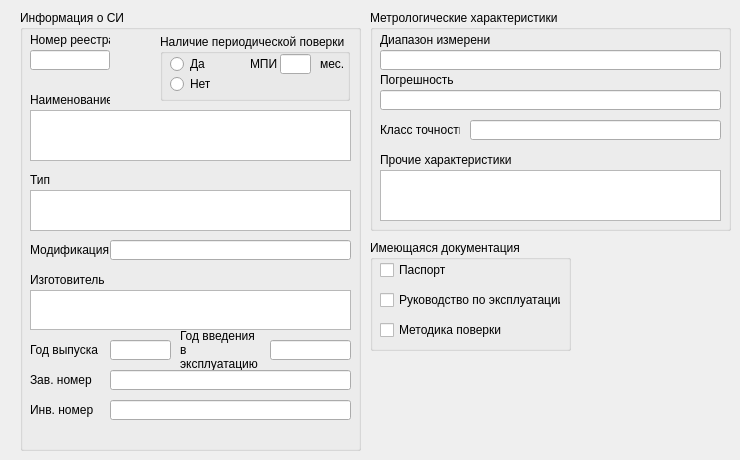
   <widget class="QWidget" name="widget">
    <attribute name="title">
     <string>Инф-я о СИ</string>
    </attribute>
    <widget class="QGroupBox" name="groupBox">
     <property name="geometry">
      <rect>
       <x>20</x>
       <y>10</y>
       <width>341</width>
       <height>441</height>
      </rect>
     </property>
     <property name="styleSheet">
      <string notr="true"/>
     </property>
     <property name="title">
      <string>Информация о СИ</string>
     </property>
     <widget class="QLabel" name="label_3">
      <property name="geometry">
       <rect>
        <x>10</x>
        <y>20</y>
        <width>80</width>
        <height>20</height>
       </rect>
      </property>
      <property name="text">
       <string>Номер реестра</string>
      </property>
     </widget>
     <widget class="QLineEdit" name="lineEdit_reestr">
      <property name="enabled">
       <bool>true</bool>
      </property>
      <property name="geometry">
       <rect>
        <x>10</x>
        <y>40</y>
        <width>80</width>
        <height>20</height>
       </rect>
      </property>
      <property name="styleSheet">
       <string notr="true"/>
      </property>
      <property name="inputMethodHints">
       <set>Qt::ImhNone</set>
      </property>
     </widget>
     <widget class="QLabel" name="label_4">
      <property name="geometry">
       <rect>
        <x>10</x>
        <y>80</y>
        <width>80</width>
        <height>20</height>
       </rect>
      </property>
      <property name="text">
       <string>Наименование</string>
      </property>
     </widget>
     <widget class="QLabel" name="label_5">
      <property name="geometry">
       <rect>
        <x>10</x>
        <y>160</y>
        <width>80</width>
        <height>20</height>
       </rect>
      </property>
      <property name="text">
       <string>Тип</string>
      </property>
     </widget>
     <widget class="QLabel" name="label_6">
      <property name="geometry">
       <rect>
        <x>10</x>
        <y>360</y>
        <width>80</width>
        <height>20</height>
       </rect>
      </property>
      <property name="text">
       <string>Зав. номер</string>
      </property>
     </widget>
     <widget class="QLineEdit" name="lineEdit_number">
      <property name="geometry">
       <rect>
        <x>90</x>
        <y>360</y>
        <width>241</width>
        <height>20</height>
       </rect>
      </property>
     </widget>
     <widget class="QLabel" name="label_7">
      <property name="geometry">
       <rect>
        <x>10</x>
        <y>390</y>
        <width>80</width>
        <height>20</height>
       </rect>
      </property>
      <property name="text">
       <string>Инв. номер</string>
      </property>
     </widget>
     <widget class="QLineEdit" name="lineEdit_inv_number">
      <property name="geometry">
       <rect>
        <x>90</x>
        <y>390</y>
        <width>241</width>
        <height>20</height>
       </rect>
      </property>
     </widget>
     <widget class="QLabel" name="label_8">
      <property name="geometry">
       <rect>
        <x>10</x>
        <y>260</y>
        <width>80</width>
        <height>20</height>
       </rect>
      </property>
      <property name="text">
       <string>Изготовитель</string>
      </property>
     </widget>
     <widget class="QLineEdit" name="lineEdit_manuf_year">
      <property name="geometry">
       <rect>
        <x>90</x>
        <y>330</y>
        <width>61</width>
        <height>20</height>
       </rect>
      </property>
     </widget>
     <widget class="QLabel" name="label_9">
      <property name="geometry">
       <rect>
        <x>10</x>
        <y>330</y>
        <width>80</width>
        <height>20</height>
       </rect>
      </property>
      <property name="text">
       <string>Год выпуска</string>
      </property>
     </widget>
     <widget class="QLineEdit" name="lineEdit_expl_year">
      <property name="geometry">
       <rect>
        <x>250</x>
        <y>330</y>
        <width>81</width>
        <height>20</height>
       </rect>
      </property>
     </widget>
     <widget class="QLabel" name="label_10">
      <property name="geometry">
       <rect>
        <x>160</x>
        <y>320</y>
        <width>81</width>
        <height>40</height>
       </rect>
      </property>
      <property name="text">
       <string>Год введения в эксплуатацию</string>
      </property>
      <property name="wordWrap">
       <bool>true</bool>
      </property>
     </widget>
     <widget class="QTextEdit" name="textEdit_title">
      <property name="enabled">
       <bool>true</bool>
      </property>
      <property name="geometry">
       <rect>
        <x>10</x>
        <y>100</y>
        <width>321</width>
        <height>51</height>
       </rect>
      </property>
      <property name="acceptRichText">
       <bool>false</bool>
      </property>
     </widget>
     <widget class="QTextEdit" name="textEdit_manufacturer">
      <property name="geometry">
       <rect>
        <x>10</x>
        <y>280</y>
        <width>321</width>
        <height>40</height>
       </rect>
      </property>
      <property name="acceptRichText">
       <bool>false</bool>
      </property>
     </widget>
     <widget class="QGroupBox" name="groupBox_7">
      <property name="geometry">
       <rect>
        <x>140</x>
        <y>24</y>
        <width>190</width>
        <height>67</height>
       </rect>
      </property>
      <property name="title">
       <string>Наличие периодической поверки</string>
      </property>
      <widget class="QRadioButton" name="radioButton_MPI_yes">
       <property name="geometry">
        <rect>
         <x>10</x>
         <y>20</y>
         <width>40</width>
         <height>20</height>
        </rect>
       </property>
       <property name="text">
        <string>Да</string>
       </property>
      </widget>
      <widget class="QRadioButton" name="radioButton_MPI_no">
       <property name="geometry">
        <rect>
         <x>10</x>
         <y>40</y>
         <width>40</width>
         <height>20</height>
        </rect>
       </property>
       <property name="text">
        <string>Нет</string>
       </property>
      </widget>
      <widget class="QLabel" name="label_31">
       <property name="geometry">
        <rect>
         <x>160</x>
         <y>20</y>
         <width>30</width>
         <height>20</height>
        </rect>
       </property>
       <property name="text">
        <string>мес.</string>
       </property>
       <property name="alignment">
        <set>Qt::AlignLeading|Qt::AlignLeft|Qt::AlignVCenter</set>
       </property>
      </widget>
      <widget class="QLabel" name="label_30">
       <property name="geometry">
        <rect>
         <x>90</x>
         <y>20</y>
         <width>31</width>
         <height>20</height>
        </rect>
       </property>
       <property name="text">
        <string>МПИ</string>
       </property>
       <property name="alignment">
        <set>Qt::AlignLeading|Qt::AlignLeft|Qt::AlignVCenter</set>
       </property>
      </widget>
      <widget class="QLineEdit" name="lineEdit_MPI">
       <property name="geometry">
        <rect>
         <x>120</x>
         <y>20</y>
         <width>31</width>
         <height>20</height>
        </rect>
       </property>
      </widget>
     </widget>
     <widget class="QLineEdit" name="lineEdit_modification">
      <property name="geometry">
       <rect>
        <x>90</x>
        <y>230</y>
        <width>241</width>
        <height>20</height>
       </rect>
      </property>
     </widget>
     <widget class="QLabel" name="label_11">
      <property name="geometry">
       <rect>
        <x>10</x>
        <y>230</y>
        <width>80</width>
        <height>20</height>
       </rect>
      </property>
      <property name="text">
       <string>Модификация</string>
      </property>
     </widget>
     <widget class="QTextEdit" name="textEdit_type">
      <property name="geometry">
       <rect>
        <x>10</x>
        <y>180</y>
        <width>321</width>
        <height>41</height>
       </rect>
      </property>
      <property name="acceptRichText">
       <bool>false</bool>
      </property>
     </widget>
    </widget>
    <widget class="QGroupBox" name="groupBox_3">
     <property name="geometry">
      <rect>
       <x>370</x>
       <y>10</y>
       <width>361</width>
       <height>221</height>
      </rect>
     </property>
     <property name="title">
      <string>Метрологические характеристики</string>
     </property>
     <widget class="QLabel" name="label_26">
      <property name="geometry">
       <rect>
        <x>10</x>
        <y>20</y>
        <width>111</width>
        <height>20</height>
       </rect>
      </property>
      <property name="text">
       <string>Диапазон измерений</string>
      </property>
     </widget>
     <widget class="QLabel" name="label_27">
      <property name="geometry">
       <rect>
        <x>10</x>
        <y>60</y>
        <width>80</width>
        <height>20</height>
       </rect>
      </property>
      <property name="text">
       <string>Погрешность</string>
      </property>
     </widget>
     <widget class="QLineEdit" name="lineEdit_PG">
      <property name="geometry">
       <rect>
        <x>10</x>
        <y>80</y>
        <width>341</width>
        <height>20</height>
       </rect>
      </property>
     </widget>
     <widget class="QLabel" name="label_28">
      <property name="geometry">
       <rect>
        <x>10</x>
        <y>110</y>
        <width>80</width>
        <height>20</height>
       </rect>
      </property>
      <property name="text">
       <string>Класс точности</string>
      </property>
     </widget>
     <widget class="QLineEdit" name="lineEdit_diapazon">
      <property name="geometry">
       <rect>
        <x>10</x>
        <y>40</y>
        <width>341</width>
        <height>20</height>
       </rect>
      </property>
     </widget>
     <widget class="QLineEdit" name="lineEdit_KT">
      <property name="geometry">
       <rect>
        <x>100</x>
        <y>110</y>
        <width>251</width>
        <height>20</height>
       </rect>
      </property>
     </widget>
     <widget class="QLabel" name="label_29">
      <property name="geometry">
       <rect>
        <x>10</x>
        <y>140</y>
        <width>191</width>
        <height>20</height>
       </rect>
      </property>
      <property name="text">
       <string>Прочие характеристики</string>
      </property>
     </widget>
     <widget class="QTextEdit" name="textEdit_other_characteristics">
      <property name="geometry">
       <rect>
        <x>10</x>
        <y>160</y>
        <width>341</width>
        <height>51</height>
       </rect>
      </property>
      <property name="acceptRichText">
       <bool>false</bool>
      </property>
     </widget>
    </widget>
    <widget class="QGroupBox" name="groupBox_4">
     <property name="geometry">
      <rect>
       <x>370</x>
       <y>240</y>
       <width>201</width>
       <height>111</height>
      </rect>
     </property>
     <property name="title">
      <string>Имеющаяся документация</string>
     </property>
     <widget class="QCheckBox" name="checkBox_has_pasport">
      <property name="geometry">
       <rect>
        <x>10</x>
        <y>20</y>
        <width>141</width>
        <height>20</height>
       </rect>
      </property>
      <property name="text">
       <string>Паспорт</string>
      </property>
     </widget>
     <widget class="QCheckBox" name="checkBox_has_manual">
      <property name="geometry">
       <rect>
        <x>10</x>
        <y>50</y>
        <width>181</width>
        <height>20</height>
       </rect>
      </property>
      <property name="text">
       <string>Руководство по эксплуатации</string>
      </property>
     </widget>
     <widget class="QCheckBox" name="checkBox_has_verif_method">
      <property name="geometry">
       <rect>
        <x>10</x>
        <y>80</y>
        <width>141</width>
        <height>20</height>
       </rect>
      </property>
      <property name="text">
       <string>Методика поверки</string>
      </property>
     </widget>
    </widget>
   </widget>
